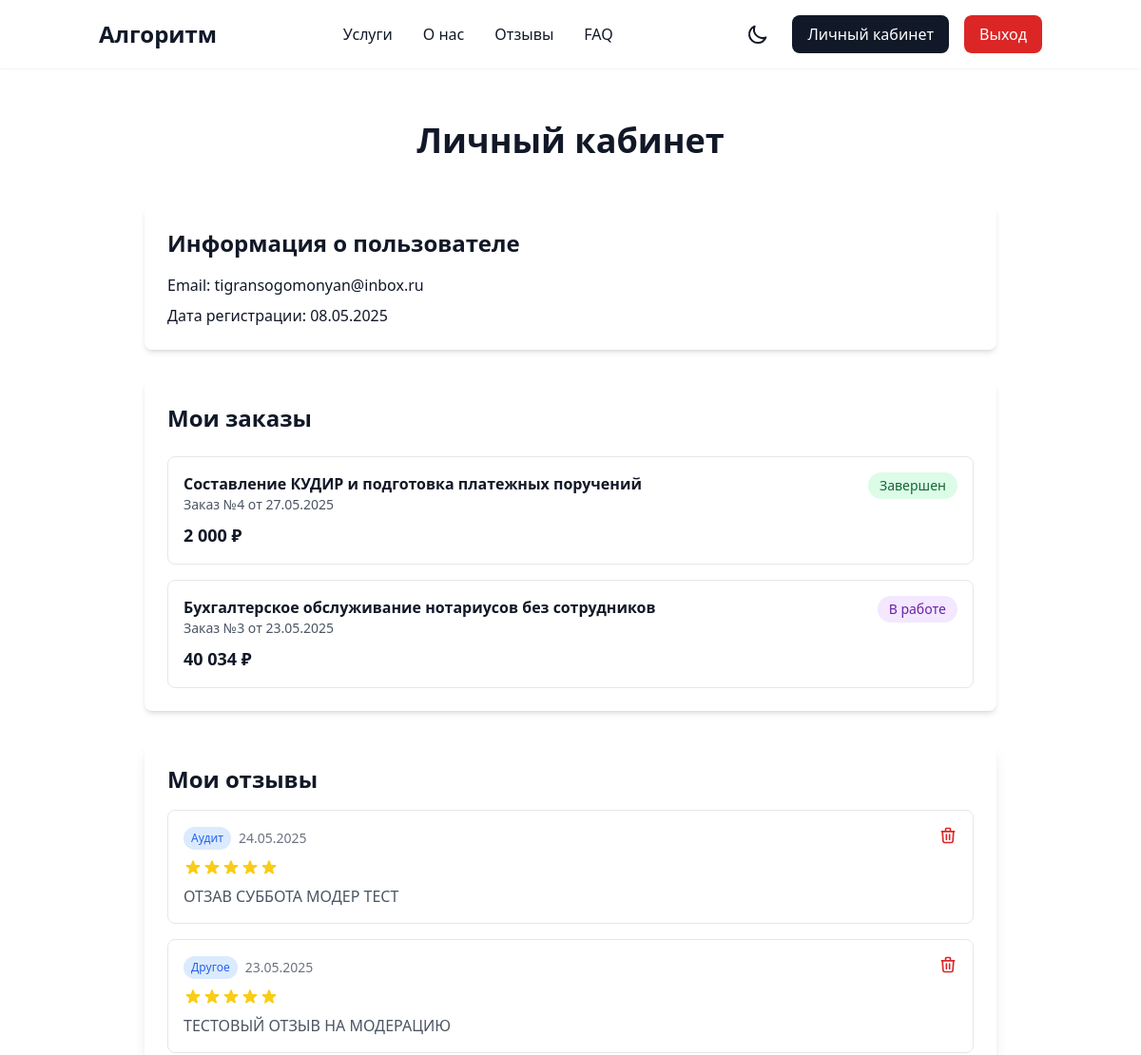
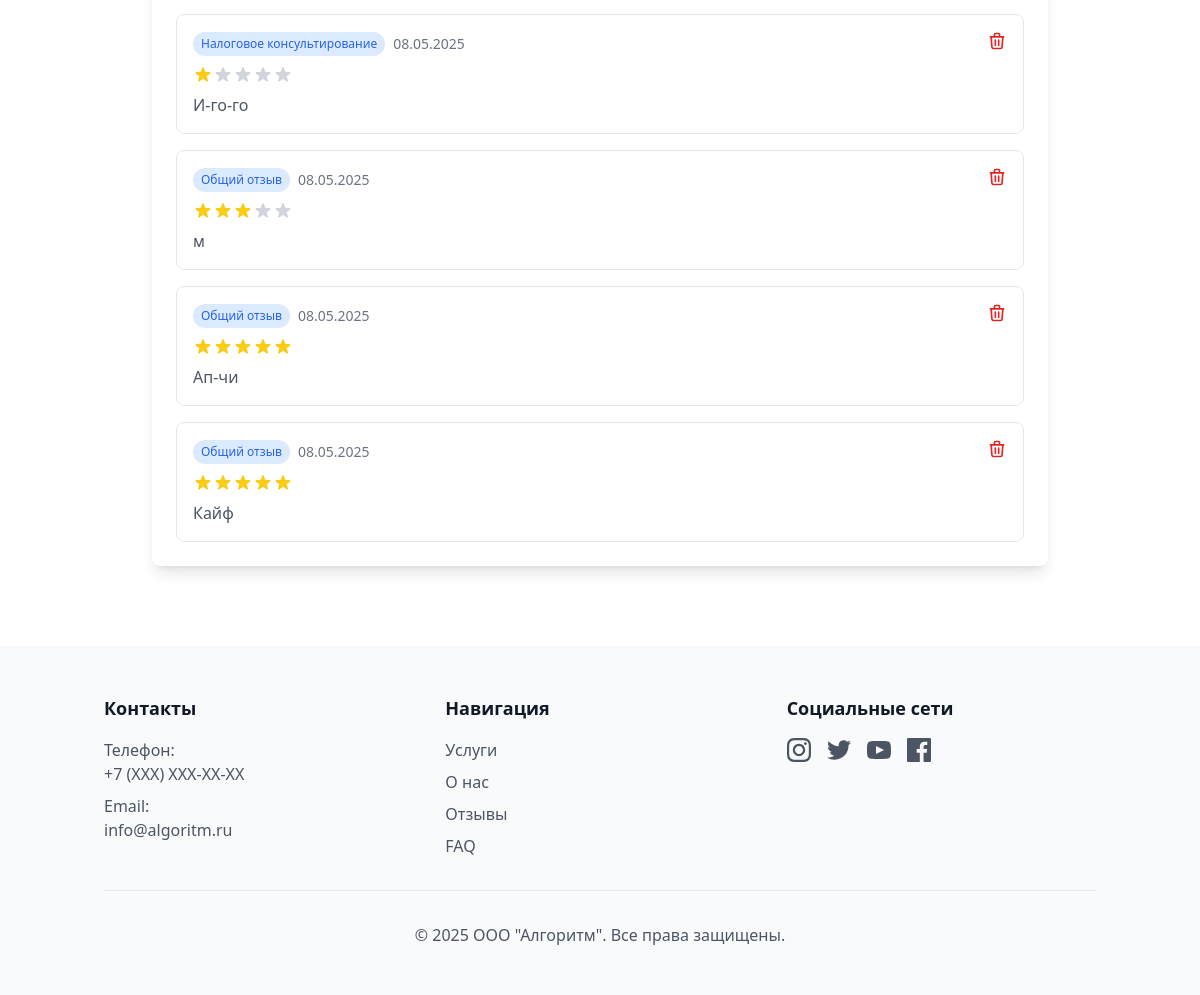
Page /account.php (signed in) on the committed database (2 pictures, top to bottom).
### tables this page shows
CREATE TABLE `users` (
  `id` int(11) NOT NULL,
  `email` varchar(255) NOT NULL,
  `password` varchar(255) NOT NULL,
  `role` enum('user','admin') DEFAULT 'user',
  `created_at` timestamp NOT NULL DEFAULT CURRENT_TIMESTAMP,
  `updated_at` timestamp NOT NULL DEFAULT CURRENT_TIMESTAMP ON UPDATE CURRENT_TIMESTAMP
);

CREATE TABLE `orders` (
  `id` int(11) NOT NULL,
  `user_id` int(11) NOT NULL,
  `service_id` int(11) NOT NULL,
  `status` enum('pending','in_progress','completed','cancelled') DEFAULT 'pending',
  `total_price` decimal(10,2) NOT NULL,
  `created_at` timestamp NOT NULL DEFAULT CURRENT_TIMESTAMP,
  `updated_at` timestamp NOT NULL DEFAULT CURRENT_TIMESTAMP ON UPDATE CURRENT_TIMESTAMP,
  `requirements` text,
  `deadline` date DEFAULT NULL
);

CREATE TABLE `services` (
  `id` int(11) NOT NULL,
  `title` varchar(255) NOT NULL,
  `brief_description` text NOT NULL,
  `full_description` text NOT NULL,
  `price` decimal(10,2) NOT NULL,
  `duration_days` int(11) NOT NULL,
  `created_at` timestamp NOT NULL DEFAULT CURRENT_TIMESTAMP,
  `updated_at` timestamp NOT NULL DEFAULT CURRENT_TIMESTAMP ON UPDATE CURRENT_TIMESTAMP
);

CREATE TABLE `reviews` (
  `id` int(11) NOT NULL,
  `user_id` int(11) DEFAULT NULL,
  `service_id` int(11) DEFAULT NULL,
  `rating` int(11) NOT NULL,
  `comment` text NOT NULL,
  `status` enum('pending','approved','rejected') DEFAULT 'pending',
  `created_at` timestamp NOT NULL DEFAULT CURRENT_TIMESTAMP,
  `updated_at` timestamp NOT NULL DEFAULT CURRENT_TIMESTAMP ON UPDATE CURRENT_TIMESTAMP,
  `review_category` varchar(100) DEFAULT 'Общий отзыв'
);

### account.php (the view, shortened to what this page needs)
<?php
require_once 'config/database.php';
$user_id = $_SESSION['user_id'];
try {
    $stmt = $pdo->prepare('SELECT * FROM users WHERE id = ?');
    $stmt->execute([$user_id]);
    $user = $stmt->fetch();
} catch (PDOException $e) {
    die("Error: " . $e->getMessage());
}
try {
    $stmt = $pdo->prepare('
        SELECT o.*, s.title as service_title, s.price as service_price
        FROM orders o
        JOIN services s ON o.service_id = s.id
        WHERE o.user_id = ?
        ORDER BY o.created_at DESC
    ');
    $stmt->execute([$user_id]);
    $orders = $stmt->fetchAll();
} catch (PDOException $e) {
    error_log("Error fetching orders: " . $e->getMessage());
    $orders = [];
}
?>
<!DOCTYPE html>
<html lang="ru" class="scroll-smooth">
<head>
    <link href="public/css/style.css" rel="stylesheet">
</head>
<body class="bg-white dark:bg-gray-900 text-gray-900 dark:text-white">
    <?php include 'includes/header.php'; ?>
    <main class="pt-32 pb-20 px-4">
        <div class="container mx-auto max-w-4xl">
            <h1 class="text-4xl font-bold text-center mb-12">Личный кабинет</h1>
            <div class="bg-white dark:bg-gray-800 rounded-lg shadow-md p-6 mb-8">
                <h2 class="text-2xl font-bold mb-4">Информация о пользователе</h2>
                <div class="space-y-2">
                    <p><span class="font-medium">Email:</span> <?php echo htmlspecialchars($user['email']); ?></p>
                    <p><span class="font-medium">Дата регистрации:</span> <?php echo date('d.m.Y', strtotime($user['created_at'])); ?></p>
                </div>
            </div>
            <div class="bg-white dark:bg-gray-800 rounded-lg shadow-md p-6 mb-8">
                <h2 class="text-2xl font-bold mb-6">Мои заказы</h2>
                <?php if (empty($orders)): ?>
                    <p class="text-gray-600 dark:text-gray-400 text-center">У вас пока нет заказов</p>
                <?php else: ?>
                    <div class="space-y-4">
                        <?php foreach ($orders as $order): ?>
                            <div class="border border-gray-200 dark:border-gray-700 rounded-lg p-4">
                                <div class="flex justify-between items-start mb-2">
                                    <div>
                                        <h3 class="font-bold"><?php echo htmlspecialchars($order['service_title']); ?></h3>
                                        <p class="text-sm text-gray-600 dark:text-gray-400">
                                            Заказ №<?php echo $order['id']; ?> от <?php echo date('d.m.Y', strtotime($order['created_at'])); ?>
                                        </p>
                                    </div>
                                    <span class="px-3 py-1 rounded-full text-sm <?php
                                        switch($order['status']) {
                                            case 'in_progress':
                                                echo 'bg-purple-100 text-purple-800';
                                                break;
                                            case 'completed':
                                                echo 'bg-green-100 text-green-800';
                                                break;
                                        }
                                    ?>">
                                        <?php
                                            switch($order['status']) {
                                                case 'in_progress':
                                                    echo 'В работе';
                                                    break;
                                                case 'completed':
                                                    echo 'Завершен';
                                                    break;
                                            }
                                        ?>
                                    </span>
                                </div>
                                <div class="flex justify-between items-center">
                                    <p class="text-lg font-bold"><?php echo number_format($order['total_price'], 0, ',', ' '); ?> ₽</p>
                                </div>
                            </div>
                        <?php endforeach; ?>
                    </div>
                <?php endif; ?>
            </div>
            <div class="bg-white dark:bg-gray-800 rounded-lg shadow-lg p-6">
                <h2 class="text-2xl font-bold mb-4">Мои отзывы</h2>
                <?php
                $stmt = $pdo->prepare("SELECT r.*, u.email as user_email
                                     FROM reviews r
                                     LEFT JOIN users u ON r.user_id = u.id
                                     WHERE r.user_id = ?
                                     ORDER BY r.created_at DESC");
                $stmt->execute([$_SESSION['user_id']]);
                $user_reviews = $stmt->fetchAll();
                if (!empty($user_reviews)): ?>
                    <div class="space-y-4">
                        <?php foreach ($user_reviews as $review): ?>
                            <div class="border dark:border-gray-700 rounded-lg p-4">
                                <div class="flex items-center justify-between mb-2">
                                    <div class="flex items-center space-x-2">
                                        <span class="px-2 py-1 text-xs font-medium text-blue-600 bg-blue-100 rounded-full dark:bg-blue-900 dark:text-blue-200">
                                            <?php echo htmlspecialchars($review['review_category']); ?>
                                        </span>
                                        <span class="text-sm text-gray-500 dark:text-gray-400">
                                            <?php echo date('d.m.Y', strtotime($review['created_at'])); ?>
                                        </span>
                                    </div>
                                    <form action="account.php" method="POST" class="inline">
                                        <button type="submit" class="text-red-600 hover:text-red-800 dark:text-red-400 dark:hover:text-red-300" onclick="return confirm('Вы уверены, что хотите удалить этот отзыв?')">
                                            <svg class="w-5 h-5" fill="none" stroke="currentColor" viewBox="0 0 24 24">
                                                <path stroke-linecap="round" stroke-linejoin="round" stroke-width="2" d="M19 7l-.867 12.142A2 2 0 0116.138 21H7.862a2 2 0 01-1.995-1.858L5 7m5 4v6m4-6v6m1-10V4a1 1 0 00-1-1h-4a1 1 0 00-1 1v3M4 7h16" />
                                            </svg>
                                        </button>
                                    </form>
                                </div>
                                <div class="flex items-center mb-2">
                                    <?php for ($i = 1; $i <= 5; $i++): ?>
                                        <svg class="w-5 h-5 <?php echo $i <= ($review['rating'] ?? 0) ? 'text-yellow-400' : 'text-gray-300 dark:text-gray-600'; ?>" fill="currentColor" viewBox="0 0 20 20">
                                            <path d="M9.049 2.927c.3-.921 1.603-.921 1.902 0l1.07 3.292a1 1 0 00.95.69h3.462c.969 0 1.371 1.24.588 1.81l-2.8 2.034a1 1 0 00-.364 1.118l1.07 3.292c.3.921-.755 1.688-1.54 1.118l-2.8-2.034a1 1 0 00-1.175 0l-2.8 2.034c-.784.57-1.838-.197-1.539-1.118l1.07-3.292a1 1 0 00-.364-1.118L2.98 8.72c-.783-.57-.38-1.81.588-1.81h3.461a1 1 0 00.951-.69l1.07-3.292z"/>
                                        </svg>
                                    <?php endfor; ?>
                                </div>
                                <p class="text-gray-600 dark:text-gray-400">
                                    <?php echo htmlspecialchars($review['comment']); ?>
                                </p>
                            </div>
                        <?php endforeach; ?>
                    </div>
                <?php else: ?>
                    <p class="text-gray-600 dark:text-gray-400">У вас пока нет отзывов</p>
                <?php endif; ?>
            </div>
        </div>
    </main>
    <?php include 'includes/footer.php'; ?>
</body>
</html>

### rows in the picture
users: email "tigransogomonyan@inbox.ru", created_at "08.05.2025"
orders: service.title "Составление КУДИР и подготовка платежных поручений", id "4", created_at "27.05.2025", status "Завершен", total_price "2 000"
orders: service.title "Бухгалтерское обслуживание нотариусов без сотрудников", id "3", created_at "23.05.2025", status "В работе", total_price "40 034"
reviews: review_category "Аудит", created_at "24.05.2025", rating 5 (drawn), comment "ОТЗАВ СУББОТА МОДЕР ТЕСТ"
reviews: review_category "Другое", created_at "23.05.2025", rating 5 (drawn), comment "ТЕСТОВЫЙ ОТЗЫВ НА МОДЕРАЦИЮ"
reviews: review_category "Налоговое консультирование", created_at "08.05.2025", rating 1 (drawn), comment "И-го-го"
reviews: review_category "Общий отзыв", created_at "08.05.2025", rating 3 (drawn), comment "м"
reviews: review_category "Общий отзыв", created_at "08.05.2025", rating 5 (drawn), comment "Ап-чи"
reviews: review_category "Общий отзыв", created_at "08.05.2025", rating 5 (drawn), comment "Кайф"
